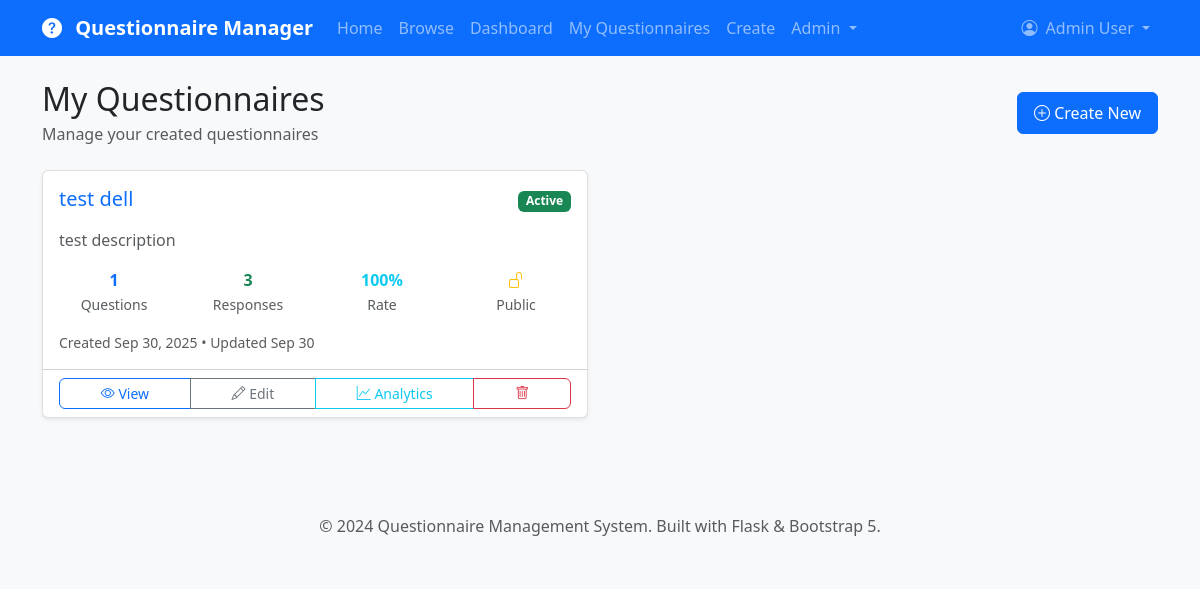
The page /my-questionnaires (signed in) on the database its author committed.
### app/models.py (models this page shows, shortened)
class User(UserMixin, db.Model):
    __tablename__ = 'users'
    id = db.Column(db.Integer, primary_key=True)
    username = db.Column(db.String(64), index=True, unique=True, nullable=False)
    email = db.Column(db.String(120), index=True, unique=True, nullable=False)
    password_hash = db.Column(db.String(128))
    first_name = db.Column(db.String(64))
    last_name = db.Column(db.String(64))
    role = db.Column(db.String(20), default='user')  # user, admin
    is_active = db.Column(db.Boolean, default=True)
    created_at = db.Column(db.DateTime, index=True, default=datetime.utcnow)
    last_login = db.Column(db.DateTime)
    created_questionnaires = db.relationship('Questionnaire', foreign_keys='Questionnaire.creator_id',
                                           backref='creator', lazy='dynamic', cascade='all, delete-orphan')
    responses = db.relationship('Response', backref='user', lazy='dynamic', cascade='all, delete-orphan')
    def get_full_name(self):
        if self.first_name and self.last_name:
            return f"{self.first_name} {self.last_name}"
        return self.username
    def is_admin(self):
        return self.role == 'admin'

class Questionnaire(db.Model):
    __tablename__ = 'questionnaires'
    id = db.Column(db.Integer, primary_key=True)
    title = db.Column(db.String(200), nullable=False)
    description = db.Column(db.Text)
    creator_id = db.Column(db.Integer, db.ForeignKey('users.id'), nullable=False)
    is_active = db.Column(db.Boolean, default=True)
    allow_anonymous = db.Column(db.Boolean, default=False)
    multiple_submissions = db.Column(db.Boolean, default=False)
    created_at = db.Column(db.DateTime, index=True, default=datetime.utcnow)
    updated_at = db.Column(db.DateTime, default=datetime.utcnow, onupdate=datetime.utcnow)
    questions = db.relationship('Question', backref='questionnaire', lazy='dynamic',
                              cascade='all, delete-orphan', order_by='Question.order')
    responses = db.relationship('Response', backref='questionnaire', lazy='dynamic',
                              cascade='all, delete-orphan')
    def get_total_responses(self):
        return self.responses.filter_by(is_complete=True).count()
    def get_completion_rate(self):
        total = self.responses.count()
        completed = self.responses.filter_by(is_complete=True).count()
        return (completed / total * 100) if total > 0 else 0
    def get_question_count(self):
        return self.questions.count()

### app/main/routes.py (the view)
@bp.route('/my-questionnaires')
@login_required
def my_questionnaires():
    page = request.args.get('page', 1, type=int)
    questionnaires = current_user.created_questionnaires.order_by(
        desc(Questionnaire.created_at)
    ).paginate(
        page=page,
        per_page=current_app.config['QUESTIONNAIRES_PER_PAGE'],
        error_out=False
    )
    return render_template('main/my_questionnaires.html',
                         title='My Questionnaires',
                         questionnaires=questionnaires)

### app/models.py (called while the page is built)
@login_manager.user_loader
def load_user(user_id):
    return User.query.get(int(user_id))

### app/templates/main/my_questionnaires.html (shortened to what this page needs)
{% extends "base.html" %}
{% block content %}
<div class="d-flex justify-content-between align-items-center mb-4">
    <div>
        <h2 class="mb-1">My Questionnaires</h2>
        <p class="text-muted mb-0">Manage your created questionnaires</p>
    </div>
    <a href="{{ url_for('main.create_questionnaire') }}" class="btn btn-primary">
        <i class="bi bi-plus-circle"></i> Create New
    </a>
</div>
<div class="row">
    {% if questionnaires.items %}
        {% for questionnaire in questionnaires.items %}
            <div class="col-lg-6 mb-4">
                <div class="card h-100">
                    <div class="card-body">
                        <div class="d-flex justify-content-between align-items-start mb-3">
                            <h5 class="card-title mb-0">
                                <a href="{{ url_for('main.view_questionnaire', id=questionnaire.id) }}"
                                   class="text-decoration-none">
                                    {{ questionnaire.title }}
                                </a>
                            </h5>
                            <div>
                                {% if questionnaire.is_active %}
                                    <span class="badge bg-success">Active</span>
                                {% else %}
                                    <span class="badge bg-secondary">Inactive</span>
                                {% endif %}
                            </div>
                        </div>
                        {% if questionnaire.description %}
                            <p class="card-text text-muted">
                                {{ questionnaire.description[:100] }}
                            </p>
                        {% endif %}
                        <div class="row text-center mb-3">
                            <div class="col-3">
                                <div class="fw-bold text-primary">{{ questionnaire.get_question_count() }}</div>
                                <small class="text-muted">Questions</small>
                            </div>
                            <div class="col-3">
                                <div class="fw-bold text-success">{{ questionnaire.get_total_responses() }}</div>
                                <small class="text-muted">Responses</small>
                            </div>
                            <div class="col-3">
                                <div class="fw-bold text-info">{{ "%.0f"|format(questionnaire.get_completion_rate()) }}%</div>
                                <small class="text-muted">Rate</small>
                            </div>
                            <div class="col-3">
                                {% if questionnaire.allow_anonymous %}
                                    <div class="fw-bold text-warning">
                                        <i class="bi bi-unlock"></i>
                                    </div>
                                    <small class="text-muted">Public</small>
                                {% else %}
                                    <div class="fw-bold text-secondary">
                                        <i class="bi bi-lock"></i>
                                    </div>
                                    <small class="text-muted">Private</small>
                                {% endif %}
                            </div>
                        </div>
                        <div class="d-flex justify-content-between align-items-center">
                            <small class="text-muted">
                                Created {{ questionnaire.created_at.strftime('%b %d, %Y') }}
                                {% if questionnaire.updated_at != questionnaire.created_at %}
                                    • Updated {{ questionnaire.updated_at.strftime('%b %d') }}
                                {% endif %}
                            </small>
                        </div>
                    </div>
                    <div class="card-footer bg-transparent">
                        <div class="btn-group w-100" role="group">
                            <a href="{{ url_for('main.view_questionnaire', id=questionnaire.id) }}"
                               class="btn btn-outline-primary btn-sm">
                                <i class="bi bi-eye"></i> View
                            </a>
                            <a href="{{ url_for('main.edit_questionnaire', id=questionnaire.id) }}"
                               class="btn btn-outline-secondary btn-sm">
                                <i class="bi bi-pencil"></i> Edit
                            </a>
                            <a href="{{ url_for('main.questionnaire_analytics', id=questionnaire.id) }}"
                               class="btn btn-outline-info btn-sm">
                                <i class="bi bi-graph-up"></i> Analytics
                            </a>
                            <button class="btn btn-outline-danger btn-sm"
                                    onclick="confirmDelete({{ questionnaire.id }}, '{{ questionnaire.title|replace("'", "\\'") }}')">
                                <i class="bi bi-trash"></i>
                            </button>
                        </div>
                    </div>
                </div>
            </div>
        {% endfor %}
    {% endif %}
</div>
{% endblock %}

### app/templates/base.html (shortened to what this page needs)
<!DOCTYPE html>
<html lang="en">
<head>
    <link href="https://cdn.jsdelivr.net/npm/bootstrap@5.3.0/dist/css/bootstrap.min.css" rel="stylesheet">
    <link rel="stylesheet" href="https://cdn.jsdelivr.net/npm/bootstrap-icons@1.10.0/font/bootstrap-icons.css">
    <link href="{{ url_for('static', filename='css/custom.css') }}" rel="stylesheet">
</head>
<body>
    <nav class="navbar navbar-expand-lg navbar-dark bg-primary">
        <div class="container">
            <a class="navbar-brand" href="{{ url_for('main.index') }}">
                <i class="bi bi-question-circle-fill me-2"></i>
                Questionnaire Manager
            </a>
            <div class="collapse navbar-collapse" id="navbarNav">
                <ul class="navbar-nav me-auto">
                    <li class="nav-item">
                        <a class="nav-link" href="{{ url_for('main.index') }}">Home</a>
                    </li>
                    <li class="nav-item">
                        <a class="nav-link" href="{{ url_for('main.questionnaires') }}">Browse</a>
                    </li>
                    {% if current_user.is_authenticated %}
                        <li class="nav-item">
                            <a class="nav-link" href="{{ url_for('main.dashboard') }}">Dashboard</a>
                        </li>
                        <li class="nav-item">
                            <a class="nav-link" href="{{ url_for('main.my_questionnaires') }}">My Questionnaires</a>
                        </li>
                        <li class="nav-item">
                            <a class="nav-link" href="{{ url_for('main.create_questionnaire') }}">Create</a>
                        </li>
                        {% if current_user.is_admin() %}
                            <li class="nav-item dropdown">
                                <a class="nav-link dropdown-toggle" href="#" role="button" data-bs-toggle="dropdown">
                                    Admin
                                </a>
                            </li>
                        {% endif %}
                    {% endif %}
                </ul>
                <ul class="navbar-nav">
                    {% if current_user.is_authenticated %}
                        <li class="nav-item dropdown">
                            <a class="nav-link dropdown-toggle" href="#" role="button" data-bs-toggle="dropdown">
                                <i class="bi bi-person-circle me-1"></i>
                                {{ current_user.get_full_name() }}
                            </a>
                        </li>
                    {% endif %}
                </ul>
            </div>
        </div>
    </nav>
    <main class="container mt-4">
        {% block content %}{% endblock %}
    </main>
    <footer class="bg-light text-center py-4 mt-5">
        <div class="container">
            <p class="text-muted mb-0">
                &copy; 2024 Questionnaire Management System.
                Built with Flask & Bootstrap 5.
            </p>
        </div>
    </footer>
</body>
</html>

### app/static/css/custom.css (style rules this page uses)
:root { --primary-color: #0d6efd; --secondary-color: #6c757d; --success-color: #198754; --danger-color: #dc3545; --warning-color: #ffc107; --info-color: #0dcaf0; }
body { font-family: 'Segoe UI', Tahoma, Geneva, Verdana, sans-serif; background-color: #f8f9fa; }
.navbar-brand { font-weight: 600; }
.card { box-shadow: 0 0.125rem 0.25rem rgba(0, 0, 0, 0.075); border: 1px solid rgba(0, 0, 0, 0.125); transition: box-shadow 0.15s ease-in-out; }
.btn { border-radius: 0.375rem; font-weight: 500; padding: 0.5rem 1rem; transition: all 0.15s ease-in-out; }
.btn-primary { background-color: var(--primary-color); border-color: var(--primary-color); }
.btn-sm { padding: 0.25rem 0.5rem; font-size: 0.875rem; }

### rows shown on the page
User: get_full_name "Admin User"
Questionnaire: title "test dell", is_active "Active", description "test description", get_question_count "1", get_total_responses "3", get_completion_rate "100", allow_anonymous True (drawn), created_at "Sep 30, 2025", updated_at "Sep 30"
